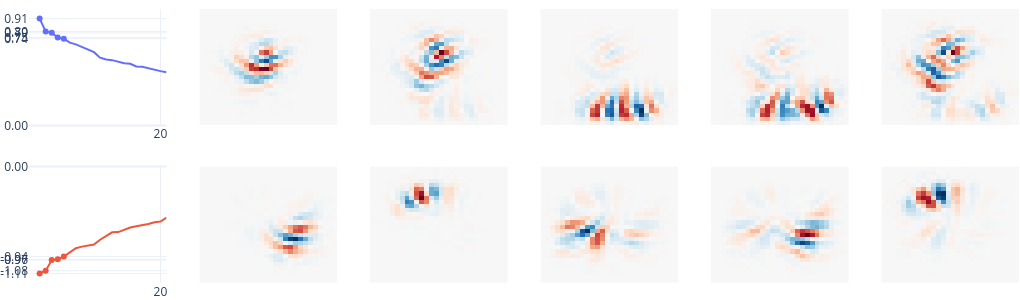

The notebook cell saved with this chart:
### Code cell
plot_eigenspectrum(model_kernel_size_5, eigenvectors=5, digit=9)

### Figure 1 — Plotly figure (JSON) as saved in the notebook; plotly's stock layout.template omitted (floating-point values rounded to 4 significant figures; data arrays with more than 128 entries replaced by an {"elided": "..."} marker saying what was removed)
{"data": [{"mode": "lines", "type": "scatter", "xaxis": "x", "y": [0.9098, 0.8006, 0.7882, 0.7481, 0.7381, 0.7045, 0.6906, 0.6702, 0.6496, 0.6238, 0.5772, 0.561, 0.556, 0.5433, 0.53, 0.525, 0.5019, 0.4992, 0.486, 0.4703, 0.4624, 0.4531], "yaxis": "y"}, {"marker": {"color": "#636EFA"}, "mode": "markers", "type": "scatter", "x": [4, 3, 2, 1, 0], "xaxis": "x", "y": [0.7381, 0.7481, 0.7882, 0.8006, 0.9098], "yaxis": "y"}, {"marker": {"color": "#EF553B"}, "mode": "lines", "type": "scatter", "xaxis": "x7", "y": [-1.11, -1.081, -0.9712, -0.9637, -0.9351, -0.8868, -0.8479, -0.8313, -0.8189, -0.8095, -0.7597, -0.723, -0.683, -0.6807, -0.6569, -0.6326, -0.6207, -0.6099, -0.5959, -0.5788, -0.5707, -0.531], "yaxis": "y7"}, {"marker": {"color": "#EF553B"}, "mode": "markers", "type": "scatter", "x": [0, 1, 2, 3, 4], "xaxis": "x7", "y": [-1.11, -1.081, -0.9712, -0.9637, -0.9351], "yaxis": "y7"}, {"colorscale": [[0, "rgb(103,0,31)"], [0.1, "rgb(178,24,43)"], [0.2, "rgb(214,96,77)"], [0.3, "rgb(244,165,130)"], [0.4, "rgb(253,219,199)"], [0.5, "rgb(247,247,247)"], [0.6, "rgb(209,229,240)"], [0.7, "rgb(146,197,222)"], [0.8, "rgb(67,147,195)"], [0.9, "rgb(33,102,172)"], [1, "rgb(5,48,97)"]], "showscale": false, "type": "heatmap", "xaxis": "x2", "yaxis": "y2", "z": {"elided": "28x28 float values"}, "zmid": 0}, {"colorscale": [[0, "rgb(103,0,31)"], [0.1, "rgb(178,24,43)"], [0.2, "rgb(214,96,77)"], [0.3, "rgb(244,165,130)"], [0.4, "rgb(253,219,199)"], [0.5, "rgb(247,247,247)"], [0.6, "rgb(209,229,240)"], [0.7, "rgb(146,197,222)"], [0.8, "rgb(67,147,195)"], [0.9, "rgb(33,102,172)"], [1, "rgb(5,48,97)"]], "showscale": false, "type": "heatmap", "xaxis": "x3", "yaxis": "y3", "z": {"elided": "28x28 float values"}, "zmid": 0}, {"colorscale": [[0, "rgb(103,0,31)"], [0.1, "rgb(178,24,43)"], [0.2, "rgb(214,96,77)"], [0.3, "rgb(244,165,130)"], [0.4, "rgb(253,219,199)"], [0.5, "rgb(247,247,247)"], [0.6, "rgb(209,229,240)"], [0.7, "rgb(146,197,222)"], [0.8, "rgb(67,147,195)"], [0.9, "rgb(33,102,172)"], [1, "rgb(5,48,97)"]], "showscale": false, "type": "heatmap", "xaxis": "x4", "yaxis": "y4", "z": {"elided": "28x28 float values"}, "zmid": 0}, {"colorscale": [[0, "rgb(103,0,31)"], [0.1, "rgb(178,24,43)"], [0.2, "rgb(214,96,77)"], [0.3, "rgb(244,165,130)"], [0.4, "rgb(253,219,199)"], [0.5, "rgb(247,247,247)"], [0.6, "rgb(209,229,240)"], [0.7, "rgb(146,197,222)"], [0.8, "rgb(67,147,195)"], [0.9, "rgb(33,102,172)"], [1, "rgb(5,48,97)"]], "showscale": false, "type": "heatmap", "xaxis": "x5", "yaxis": "y5", "z": {"elided": "28x28 float values"}, "zmid": 0}, {"colorscale": [[0, "rgb(103,0,31)"], [0.1, "rgb(178,24,43)"], [0.2, "rgb(214,96,77)"], [0.3, "rgb(244,165,130)"], [0.4, "rgb(253,219,199)"], [0.5, "rgb(247,247,247)"], [0.6, "rgb(209,229,240)"], [0.7, "rgb(146,197,222)"], [0.8, "rgb(67,147,195)"], [0.9, "rgb(33,102,172)"], [1, "rgb(5,48,97)"]], "showscale": false, "type": "heatmap", "xaxis": "x6", "yaxis": "y6", "z": {"elided": "28x28 float values"}, "zmid": 0}, {"colorscale": [[0, "rgb(103,0,31)"], [0.1, "rgb(178,24,43)"], [0.2, "rgb(214,96,77)"], [0.3, "rgb(244,165,130)"], [0.4, "rgb(253,219,199)"], [0.5, "rgb(247,247,247)"], [0.6, "rgb(209,229,240)"], [0.7, "rgb(146,197,222)"], [0.8, "rgb(67,147,195)"], [0.9, "rgb(33,102,172)"], [1, "rgb(5,48,97)"]], "showscale": false, "type": "heatmap", "xaxis": "x8", "yaxis": "y8", "z": {"elided": "28x28 float values"}, "zmid": 0}, {"colorscale": [[0, "rgb(103,0,31)"], [0.1, "rgb(178,24,43)"], [0.2, "rgb(214,96,77)"], [0.3, "rgb(244,165,130)"], [0.4, "rgb(253,219,199)"], [0.5, "rgb(247,247,247)"], [0.6, "rgb(209,229,240)"], [0.7, "rgb(146,197,222)"], [0.8, "rgb(67,147,195)"], [0.9, "rgb(33,102,172)"], [1, "rgb(5,48,97)"]], "showscale": false, "type": "heatmap", "xaxis": "x9", "yaxis": "y9", "z": {"elided": "28x28 float values"}, "zmid": 0}, {"colorscale": [[0, "rgb(103,0,31)"], [0.1, "rgb(178,24,43)"], [0.2, "rgb(214,96,77)"], [0.3, "rgb(244,165,130)"], [0.4, "rgb(253,219,199)"], [0.5, "rgb(247,247,247)"], [0.6, "rgb(209,229,240)"], [0.7, "rgb(146,197,222)"], [0.8, "rgb(67,147,195)"], [0.9, "rgb(33,102,172)"], [1, "rgb(5,48,97)"]], "showscale": false, "type": "heatmap", "xaxis": "x10", "yaxis": "y10", "z": {"elided": "28x28 float values"}, "zmid": 0}, {"colorscale": [[0, "rgb(103,0,31)"], [0.1, "rgb(178,24,43)"], [0.2, "rgb(214,96,77)"], [0.3, "rgb(244,165,130)"], [0.4, "rgb(253,219,199)"], [0.5, "rgb(247,247,247)"], [0.6, "rgb(209,229,240)"], [0.7, "rgb(146,197,222)"], [0.8, "rgb(67,147,195)"], [0.9, "rgb(33,102,172)"], [1, "rgb(5,48,97)"]], "showscale": false, "type": "heatmap", "xaxis": "x11", "yaxis": "y11", "z": {"elided": "28x28 float values"}, "zmid": 0}, {"colorscale": [[0, "rgb(103,0,31)"], [0.1, "rgb(178,24,43)"], [0.2, "rgb(214,96,77)"], [0.3, "rgb(244,165,130)"], [0.4, "rgb(253,219,199)"], [0.5, "rgb(247,247,247)"], [0.6, "rgb(209,229,240)"], [0.7, "rgb(146,197,222)"], [0.8, "rgb(67,147,195)"], [0.9, "rgb(33,102,172)"], [1, "rgb(5,48,97)"]], "showscale": false, "type": "heatmap", "xaxis": "x12", "yaxis": "y12", "z": {"elided": "28x28 float values"}, "zmid": 0}], "layout": {"autosize": false, "coloraxis": {"showscale": false}, "height": 300, "legend": {"visible": false}, "margin": {"b": 0, "l": 0, "r": 0, "t": 0}, "width": 1020, "xaxis": {"anchor": "y", "domain": [0, 0.1389], "ticktext": ["20"], "tickvals": [20], "visible": true, "zeroline": false}, "xaxis10": {"anchor": "y10", "domain": [0.5167, 0.6556], "visible": false}, "xaxis11": {"anchor": "y11", "domain": [0.6889, 0.8278], "visible": false}, "xaxis12": {"anchor": "y12", "domain": [0.8611, 1], "visible": false}, "xaxis2": {"anchor": "y2", "domain": [0.1722, 0.3111], "visible": false}, "xaxis3": {"anchor": "y3", "domain": [0.3444, 0.4833], "visible": false}, "xaxis4": {"anchor": "y4", "domain": [0.5167, 0.6556], "visible": false}, "xaxis5": {"anchor": "y5", "domain": [0.6889, 0.8278], "visible": false}, "xaxis6": {"anchor": "y6", "domain": [0.8611, 1], "visible": false}, "xaxis7": {"anchor": "y7", "domain": [0, 0.1389], "ticktext": ["20"], "tickvals": [20], "visible": true, "zeroline": false}, "xaxis8": {"anchor": "y8", "domain": [0.1722, 0.3111], "visible": false}, "xaxis9": {"anchor": "y9", "domain": [0.3444, 0.4833], "visible": false}, "yaxis": {"anchor": "x", "domain": [0.575, 1], "rangemode": "tozero", "ticktext": ["0.00", "0.91", "0.80", "0.79", "0.75", "0.74"], "tickvals": [0, 0.9098, 0.8006, 0.7882, 0.7481, 0.7381], "visible": true, "zeroline": true}, "yaxis10": {"anchor": "x10", "domain": [0, 0.425], "visible": false}, "yaxis11": {"anchor": "x11", "domain": [0, 0.425], "visible": false}, "yaxis12": {"anchor": "x12", "domain": [0, 0.425], "visible": false}, "yaxis2": {"anchor": "x2", "domain": [0.575, 1], "visible": false}, "yaxis3": {"anchor": "x3", "domain": [0.575, 1], "visible": false}, "yaxis4": {"anchor": "x4", "domain": [0.575, 1], "visible": false}, "yaxis5": {"anchor": "x5", "domain": [0.575, 1], "visible": false}, "yaxis6": {"anchor": "x6", "domain": [0.575, 1], "visible": false}, "yaxis7": {"anchor": "x7", "domain": [0, 0.425], "rangemode": "tozero", "ticktext": ["0.00", "-1.11", "-1.08", "-0.97", "-0.96", "-0.94"], "tickvals": [0, -1.11, -1.081, -0.9712, -0.9637, -0.9351], "visible": true, "zeroline": true}, "yaxis8": {"anchor": "x8", "domain": [0, 0.425], "visible": false}, "yaxis9": {"anchor": "x9", "domain": [0, 0.425], "visible": false}}}
